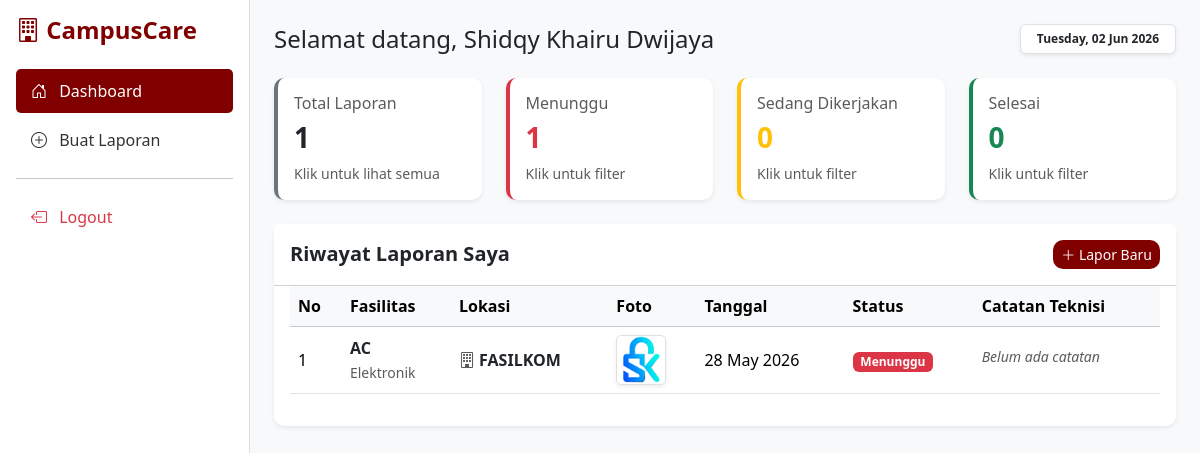
The page /mahasiswa/dashboard.php (signed in) on the database its author committed.
### tables this page shows
CREATE TABLE `laporan` (
  `id` int(11) NOT NULL,
  `id_mahasiswa` int(11) NOT NULL,
  `id_teknisi` int(11) DEFAULT NULL,
  `id_ruangan` int(11) NOT NULL,
  `nama_fasilitas` varchar(100) NOT NULL,
  `kategori` enum('Elektronik','Furniture','Internet','Kebersihan','Lainnya') NOT NULL,
  `deskripsi` text NOT NULL,
  `foto` varchar(255) NOT NULL,
  `status` enum('Menunggu','Menunggu Respon','Diproses','Sedang Dikerjakan','Selesai') DEFAULT 'Menunggu',
  `catatan_teknisi` text DEFAULT NULL,
  `tanggal_lapor` timestamp NOT NULL DEFAULT current_timestamp(),
  `tenggat_waktu` date DEFAULT NULL
);

CREATE TABLE `master_ruangan` (
  `id` int(11) NOT NULL,
  `fakultas` varchar(100) NOT NULL,
  `lantai` varchar(50) NOT NULL,
  `ruangan` varchar(100) NOT NULL
);

### src/src_mahasiswa/proses_dashboard_mhs.php (called while the page is built, shortened)
<?php
require_once dirname(__DIR__, 2) . '/config/koneksi.php';
$id_user = $_SESSION['user_id'];
$query_stat = "SELECT
    COUNT(*) as total,
    SUM(CASE WHEN status IN ('Menunggu', 'Menunggu Respon') THEN 1 ELSE 0 END) as menunggu,
    SUM(CASE WHEN status = 'Diproses' OR status = 'Sedang Dikerjakan' THEN 1 ELSE 0 END) as proses,
    SUM(CASE WHEN status = 'Selesai' THEN 1 ELSE 0 END) as selesai
    FROM laporan WHERE id_mahasiswa = ?";
$stmt_stat = $conn->prepare($query_stat);
$stmt_stat->bind_param("i", $id_user);
$stmt_stat->execute();
$stat = $stmt_stat->get_result()->fetch_assoc();
$laporan_data = [];
$stmt = $conn->prepare("SELECT l.*, t.nama as nama_teknisi, mr.fakultas, mr.lantai, mr.ruangan as nama_ruangan, l.tenggat_waktu
                        FROM laporan l
                        LEFT JOIN users t ON l.id_teknisi = t.id
                        LEFT JOIN master_ruangan mr ON l.id_ruangan = mr.id
                        WHERE l.id_mahasiswa = ?
                        ORDER BY l.tanggal_lapor DESC");
$stmt->bind_param("i", $id_user);
$stmt->execute();
$result = $stmt->get_result();
while($row = $result->fetch_assoc()) {
    $laporan_data[] = $row;
}
?>

### mahasiswa/dashboard.php (the view, shortened to what this page needs)
<?php
require_once '../src/src_mahasiswa/proses_dashboard_mhs.php';
?>
<!DOCTYPE html>
<html lang="id">
<head>
    <link rel="stylesheet" href="../assets/bootstrap/css/bootstrap.css">
    <link rel="stylesheet" href="https://cdn.jsdelivr.net/npm/bootstrap-icons@1.10.5/font/bootstrap-icons.css">
    <link rel="stylesheet" href="../assets/style.css?v=1.8">
</head>
<body class="bg-light">
    <div class="d-flex">
        <div class="sidebar p-3" id="sidebar" style="width: 250px; background-color: white;">
            <div class="d-flex justify-content-between align-items-center mb-4">
                <h4 class="text-maroon fw-bold m-0"><i class="bi bi-building"></i> CampusCare</h4>
            </div>
            <a href="dashboard.php" class="sidebar-link active"><i class="bi bi-house-door me-2"></i> Dashboard</a>
            <a href="tambah_laporan.php" class="sidebar-link"><i class="bi bi-plus-circle me-2"></i> Buat Laporan</a>
            <hr>
            <a href="../logout.php" class="sidebar-link text-danger"><i class="bi bi-box-arrow-left me-2"></i> Logout</a>
        </div>
        <div class="flex-grow-1 p-4 bg-light w-100">
            <div class="d-flex justify-content-between align-items-center mb-4">
                <div class="d-flex align-items-center">
                    <h3 class="m-0 fs-4 fs-md-3">Selamat datang, <?= htmlspecialchars($_SESSION['nama'] ?? 'Mahasiswa') ?></h3>
                </div>
                <span class="badge bg-white text-dark border shadow-sm px-3 py-2 d-none d-md-inline-block">
                    <?= date('l, d M Y') ?>
                </span>
            </div>
            <div class="row mb-4">
                <div class="col-md-3 mb-3 mb-md-0">
                    <div class="card stat-card h-100 shadow-sm p-3 border-start border-secondary border-4" onclick="filterTable('all')">
                        <h6 class="text-muted">Total Laporan</h6>
                        <h3 class="text-dark fw-bold"><?= $stat['total'] ?? 0 ?></h3>
                        <small class="text-muted">Klik untuk lihat semua</small>
                    </div>
                </div>
                <div class="col-md-3 mb-3 mb-md-0">
                    <div class="card stat-card h-100 shadow-sm p-3 border-start border-danger border-4" onclick="filterTable('Menunggu')">
                        <h6 class="text-muted">Menunggu</h6>
                        <h3 class="text-danger fw-bold"><?= $stat['menunggu'] ?? 0 ?></h3>
                        <small class="text-muted">Klik untuk filter</small>
                    </div>
                </div>
                <div class="col-md-3 mb-3 mb-md-0">
                    <div class="card stat-card h-100 shadow-sm p-3 border-start border-warning border-4" onclick="filterTable('Sedang Dikerjakan')">
                        <h6 class="text-muted">Sedang Dikerjakan</h6>
                        <h3 class="text-warning fw-bold"><?= $stat['proses'] ?? 0 ?></h3>
                        <small class="text-muted">Klik untuk filter</small>
                    </div>
                </div>
                <div class="col-md-3">
                    <div class="card stat-card h-100 shadow-sm p-3 border-start border-success border-4" onclick="filterTable('Selesai')">
                        <h6 class="text-muted">Selesai</h6>
                        <h3 class="text-success fw-bold"><?= $stat['selesai'] ?? 0 ?></h3>
                        <small class="text-muted">Klik untuk filter</small>
                    </div>
                </div>
            </div>
            <div class="card shadow-sm border-0 w-100">
                <div class="card-header bg-white d-flex justify-content-between align-items-center py-3">
                    <h5 class="m-0 fw-bold">Riwayat Laporan Saya <span id="filterLabel" class="badge bg-secondary ms-2" style="display:none;"></span></h5>
                    <a href="tambah_laporan.php" class="btn btn-sm btn-maroon">
                        <i class="bi bi-plus-lg"></i> Lapor Baru
                    </a>
                </div>
                <div class="card-body table-responsive pt-0">
                    <table class="table align-middle" id="mhsTableLaporan">
                        <thead class="table-light">
                            <tr>
                                <th>No</th>
                                <th>Fasilitas</th>
                                <th>Lokasi</th>
                                <th>Foto</th>
                                <th>Tanggal</th>
                                <th>Status</th>
                                <th>Catatan Teknisi</th>
                            </tr>
                        </thead>
                        <tbody>
                            <?php
                            if (isset($laporan_data) && count($laporan_data) > 0):
                                $no = 1;
                                foreach($laporan_data as $row):
                                    $raw_status = $row['status'];
                                    if ($raw_status == 'Menunggu' || $raw_status == 'Menunggu Respon') {
                                        $display_status = 'Menunggu';
                                        $badge_color = 'danger';
                                    } elseif ($raw_status == 'Diproses' || $raw_status == 'Sedang Dikerjakan') {
                                        $display_status = 'Sedang Dikerjakan';
                                        $badge_color = 'warning text-dark';
                                    } else {
                                        $display_status = 'Selesai';
                                        $badge_color = 'success';
                                    }
                            ?>
                            <tr class="report-row border-bottom" data-status="<?= $display_status ?>" data-bs-toggle="modal" data-bs-target="#detailModal<?= $row['id'] ?>">
                                <td><?= $no++ ?></td>
                                <td>
                                    <span class="fw-bold text-dark"><?= htmlspecialchars($row['nama_fasilitas']) ?></span><br>
                                    <small class="text-muted"><?= htmlspecialchars($row['kategori']) ?></small>
                                </td>
                                <td>
                                    <?php if(!empty($row['fakultas'])): ?>
                                        <i class="bi bi-building text-muted"></i> <span class="fw-bold text-dark"><?= htmlspecialchars($row['fakultas']) ?></span>
                                    <?php else: ?>
                                        <i class="bi bi-geo-alt text-muted"></i> <?= htmlspecialchars($row['lokasi'] ?? 'Lokasi lama') ?>
                                    <?php endif; ?>
                                </td>
                                <td><img src="../uploads/<?= htmlspecialchars($row['foto']) ?>" class="img-table shadow-sm border object-fit-cover" alt="Foto"></td>
                                <td><?= date('d M Y', strtotime($row['tanggal_lapor'])) ?></td>
                                <td><span class="badge bg-<?= $badge_color ?>"><?= $display_status ?></span></td>
                                <td>
                                    <small class="text-muted fst-italic text-truncate d-inline-block" style="max-width: 150px;">
                                        <?= htmlspecialchars($row['catatan_teknisi'] ?: 'Belum ada catatan') ?>
                                    </small>
                                </td>
                            </tr>
                            <?php endforeach; else: ?>
                            <tr id="noDataDefault">
                                <td colspan="7" class="text-center py-4 text-muted">Anda belum pernah membuat laporan.</td>
                            </tr>
                            <?php endif; ?>
                        </tbody>
                    </table>
                </div>
            </div>
        </div>
    </div>
</body>
</html>

### assets/style.css (style rules this page uses)
:root { --maroon: #800000; --maroon-dark: #5c0000; --grey-light: #f4f5f7; --blue-soft: #e7f1ff; }
body { background-color: var(--grey-light); font-family: 'Segoe UI', Tahoma, Geneva, Verdana, sans-serif; }
.text-maroon { color: var(--maroon) !important; }
.btn-maroon { background-color: var(--maroon) !important; color: white !important; border: none; border-radius: 10px; }
.sidebar { width: 250px; min-width: 250px; height: 100vh; position: sticky; top: 0; overflow-y: auto; background-color: white; border-right: 1px solid #ddd; transition: all 0.3s ease-in-out; }
.sidebar-link { color: #333; text-decoration: none; padding: 10px 15px; display: block; border-radius: 5px; margin-bottom: 5px; transition: 0.3s; }
.sidebar-link:hover, .sidebar-link.active { background-color: var(--maroon) !important; color: white !important; }
.card { border: none; border-radius: 10px; transition: transform 0.2s; }
.report-row { cursor: pointer; transition: all 0.2s ease-in-out; }
.stat-card { transition: transform 0.2s, box-shadow 0.2s; cursor: pointer; }
.img-table { width: 50px; height: 50px; object-fit: cover; border-radius: 5px; }
.object-fit-cover { object-fit: cover; }
.sidebar { transition: all 0.3s ease-in-out; }

### rows shown on the page
laporan: nama_fasilitas "AC", kategori "Elektronik", id_ruangan.fakultas "FASILKOM", foto (picture), tanggal_lapor "28 May 2026", status "Menunggu", catatan_teknisi "Belum ada catatan"

### other values the page prints
$_SESSION['nama'] "Shidqy Khairu Dwijaya"
$stat['total'] "1"
$stat['menunggu'] "1"
$stat['proses'] "0"
$stat['selesai'] "0"
